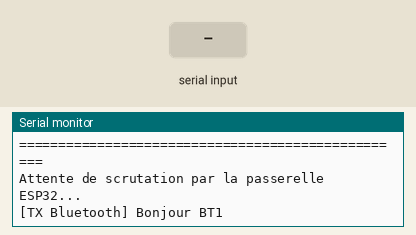
Bench run of a sketch on a simulated Arduino Nano, built with avr-gcc and run on an emulated ATmega328P. Parts: the last lines printed to the serial monitor. The test bench sets the inputs (shaded band).

Above: at 1.2 s.
1.3 s: "BT2\n" received over the second serial link
At 1.9 s:
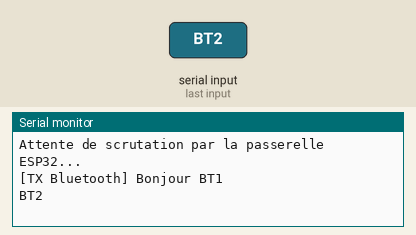
2.8 s: "1\n" received over the second serial link
At 2.96 s:
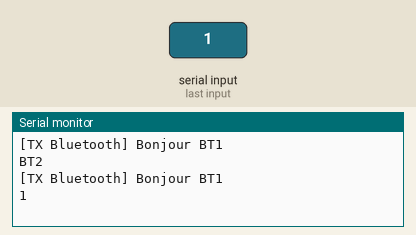

The sketch:

nano_esclave_bonjour.ino
```cpp
/* =========================================================================
   BTS CIEL - Nœud Esclave Bluetooth Classic (SPP) pour Topologie Piconet
   Cible : Arduino Nano v3 + Platine Carrier ASX00061
   Module sans fil : Grove - Serial Bluetooth v3.0 / HC-05 (Port J7 : A0/A1)
   ========================================================================= */

#include <SoftwareSerial.h>

// Déclaration de la liaison série logicielle sur le connecteur Grove J7
// Broche A1 = RX (reçoit du TX du module Bluetooth via le fil blanc)
// Broche A0 = TX (émet vers le RX du module Bluetooth via le fil jaune)
SoftwareSerial BT_Serial(A1, A0);

// Identifiant du module à personnaliser pour chaque poste : "BT1", "BT2" ou "BT3"
const char* NOM_MODULE = "BT1";

unsigned long dernierEnvoi = 0;
const unsigned long PERIODE_ENVOI_MS = 1000; // Cadence d'émission : 1 seconde

void setup() {
  // Console série USB pour le contrôle local
  Serial.begin(115200);
  while (!Serial && millis() < 2000);

  // Initialisation de la liaison série avec le module Bluetooth (9600 bauds d'usine)
  BT_Serial.begin(9600);

  Serial.println(F("=================================================="));
  Serial.print(F("  Nœud Esclave Piconet initialisé : "));
  Serial.println(NOM_MODULE);
  Serial.println(F("=================================================="));
  Serial.println(F("Attente de scrutation par la passerelle ESP32..."));
}

void loop() {
  unsigned long tempsActuel = millis();

  // Émission cadencée et non-bloquante du message vers le maître
  // Dès que l'ESP32 se connecte en RFCOMM, il reçoit immédiatement la ligne
  if (tempsActuel - dernierEnvoi >= PERIODE_ENVOI_MS) {
    dernierEnvoi = tempsActuel;

    // Transmission Bluetooth : "Bonjour <Nom>\n"
    BT_Serial.print(F("Bonjour "));
    BT_Serial.print(NOM_MODULE);
    BT_Serial.print(F("\n")); // Délimiteur de fin de ligne indispensable

    // Trace locale sur la console USB du PC
    Serial.print(F("[TX Bluetooth] Bonjour "));
    Serial.println(NOM_MODULE);
  }

  // Relais d'éventuels ordres reçus depuis le maître ESP32
  if (BT_Serial.available()) {
    char c = BT_Serial.read();
    Serial.write(c);
  }
}
```

Measured:
- after the input at 1.3 s, the serial monitor: prints a new line at once (image 1)
- after the input at 2.8 s, the serial monitor: prints a new line at once (image 2)
